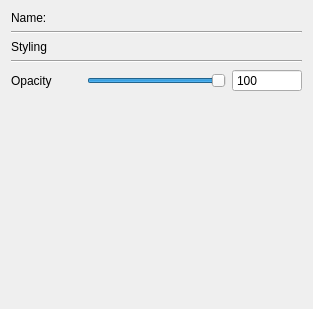
<?xml version="1.0" encoding="UTF-8"?>
<ui version="4.0">
 <class>PropertyWidget</class>
 <widget class="QWidget" name="PropertyWidget">
  <property name="geometry">
   <rect>
    <x>0</x>
    <y>0</y>
    <width>313</width>
    <height>309</height>
   </rect>
  </property>
  <property name="windowTitle">
   <string>Form</string>
  </property>
  <layout class="QGridLayout" name="gridLayout">
   <item row="0" column="0">
    <widget class="QLabel" name="label_Name">
     <property name="text">
      <string>Name:</string>
     </property>
    </widget>
   </item>
   <item row="0" column="2">
    <widget class="QLabel" name="label_NameInfo">
     <property name="text">
      <string/>
     </property>
    </widget>
   </item>
   <item row="1" column="0" colspan="4">
    <widget class="Line" name="line_2">
     <property name="orientation">
      <enum>Qt::Horizontal</enum>
     </property>
    </widget>
   </item>
   <item row="2" column="0">
    <widget class="QLabel" name="label">
     <property name="minimumSize">
      <size>
       <width>70</width>
       <height>0</height>
      </size>
     </property>
     <property name="text">
      <string>Styling</string>
     </property>
    </widget>
   </item>
   <item row="3" column="0" colspan="4">
    <widget class="Line" name="line">
     <property name="orientation">
      <enum>Qt::Horizontal</enum>
     </property>
    </widget>
   </item>
   <item row="4" column="0">
    <widget class="QLabel" name="label_2">
     <property name="minimumSize">
      <size>
       <width>70</width>
       <height>0</height>
      </size>
     </property>
     <property name="text">
      <string>Opacity</string>
     </property>
    </widget>
   </item>
   <item row="4" column="1" colspan="2">
    <widget class="QSlider" name="horizontalSlider_Opacity">
     <property name="maximum">
      <number>100</number>
     </property>
     <property name="value">
      <number>100</number>
     </property>
     <property name="orientation">
      <enum>Qt::Horizontal</enum>
     </property>
     <property name="invertedAppearance">
      <bool>false</bool>
     </property>
     <property name="tickPosition">
      <enum>QSlider::NoTicks</enum>
     </property>
    </widget>
   </item>
   <item row="4" column="3">
    <widget class="QSpinBox" name="spinBox_Opacity">
     <property name="minimumSize">
      <size>
       <width>70</width>
       <height>0</height>
      </size>
     </property>
     <property name="buttonSymbols">
      <enum>QAbstractSpinBox::NoButtons</enum>
     </property>
     <property name="maximum">
      <number>100</number>
     </property>
     <property name="stepType">
      <enum>QAbstractSpinBox::DefaultStepType</enum>
     </property>
     <property name="value">
      <number>100</number>
     </property>
    </widget>
   </item>
   <item row="5" column="1">
    <spacer name="verticalSpacer">
     <property name="orientation">
      <enum>Qt::Vertical</enum>
     </property>
     <property name="sizeHint" stdset="0">
      <size>
       <width>20</width>
       <height>224</height>
      </size>
     </property>
    </spacer>
   </item>
  </layout>
 </widget>
 <resources/>
 <connections/>
</ui>
